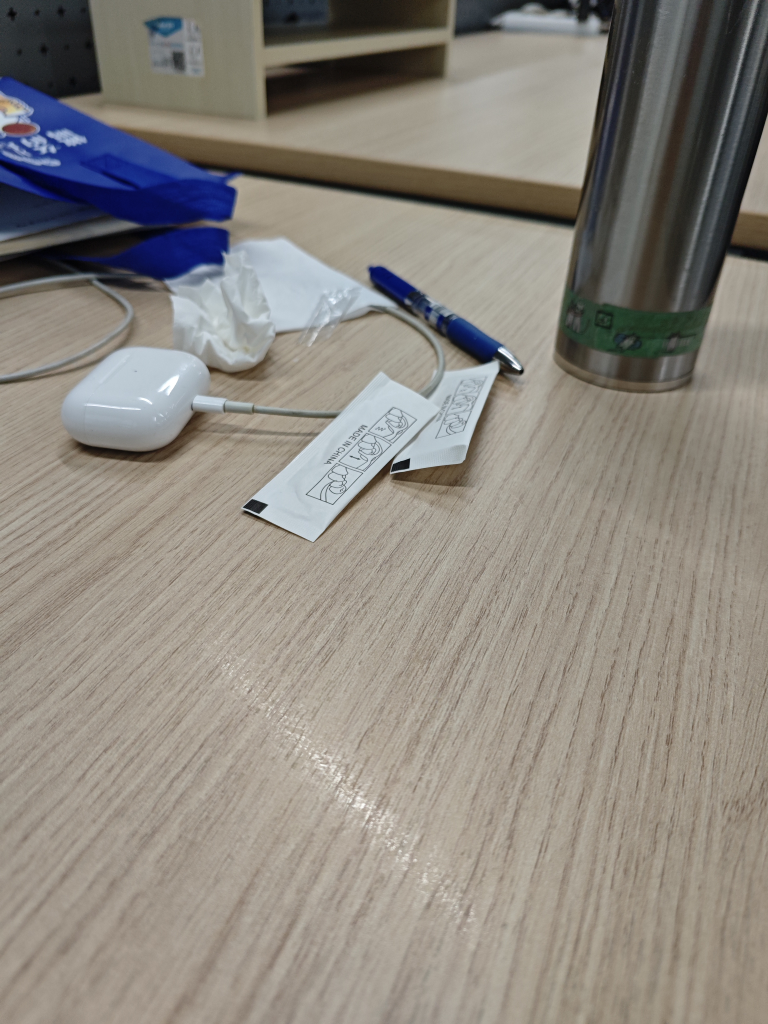
#> input picture image1.jpg, 3072 x 4096 px, found by its file name (shown at 1/4 size)
$ python pose_demo.py
#> lines starting #> are read from the running program, lines starting #| are printed output that depends on the picture; long printed decimals are rounded
### geometry/feature_matching.py
import cv2


class FeatureMatcher:

    def __init__(self):

        # ORB detector
        self.orb = cv2.ORB_create(2000)

        # matcher
        self.matcher = cv2.BFMatcher(cv2.NORM_HAMMING, crossCheck=True)

    def match(self, img1, img2):

        # detect features
        kp1, des1 = self.orb.detectAndCompute(img1, None)
        kp2, des2 = self.orb.detectAndCompute(img2, None)

        # match
        matches = self.matcher.match(des1, des2)

        # sort
        matches = sorted(matches, key=lambda x: x.distance)

        return kp1, kp2, matches

### geometry/pose_estimation.py
import cv2
import numpy as np


class PoseEstimator:

    def estimate_from_essential(self, pts1, pts2, K):

        E, mask = cv2.findEssentialMat(
            pts1,
            pts2,
            K,
            method=cv2.RANSAC,
            prob=0.999,
            threshold=1.0
        )

        _, R, t, mask = cv2.recoverPose(
            E,
            pts1,
            pts2,
            K
        )

        return R, t, mask


    def estimate_pnp(self, pts3d, pts2d, K):

        success, rvec, tvec = cv2.solvePnP(
            pts3d,
            pts2d,
            K,
            None
        )

        R, _ = cv2.Rodrigues(rvec)

        return R, tvec

### demos/pose_demo.py
import os
import cv2
import numpy as np

from geometry.feature_matching import FeatureMatcher
from geometry.epipolar import EpipolarGeometry
from geometry.triangulation import Triangulator
from geometry.pose_estimation import PoseEstimator

# 读取图像（可通过 opl demo pose --image1 a.jpg --image2 b.jpg 指定）
path1 = os.environ.get("OPL_DEMO_IMAGE1") or "image1.jpg"
path2 = os.environ.get("OPL_DEMO_IMAGE2") or "image2.jpg"
img1 = cv2.imread(path1, 0)
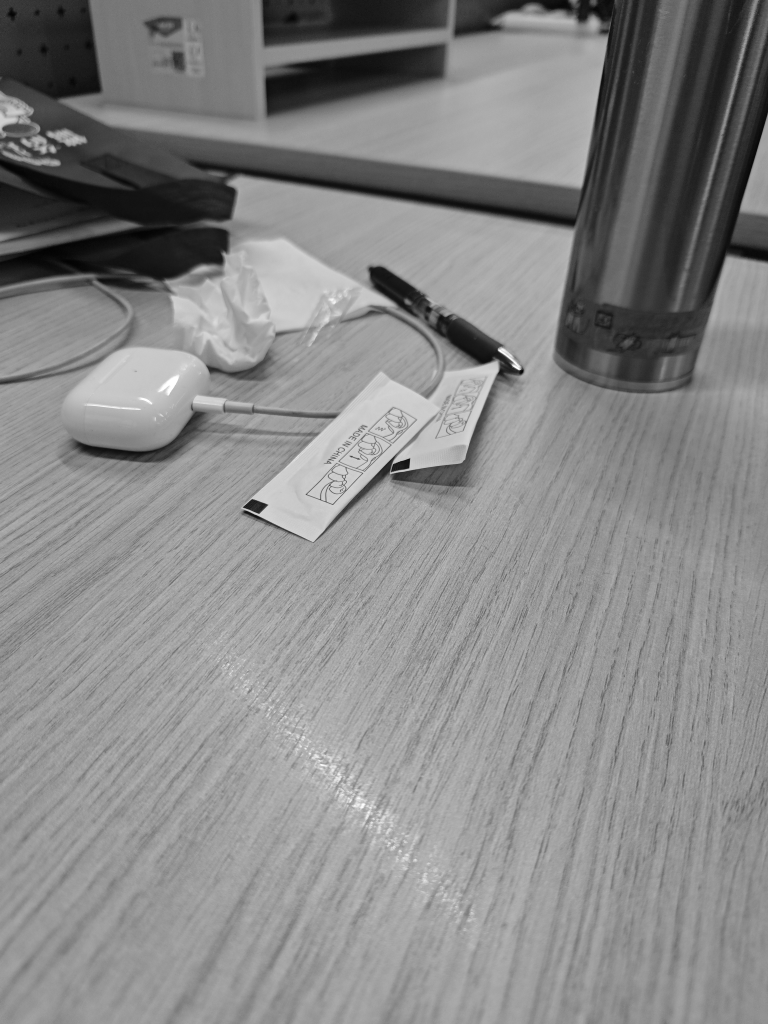
#> img1: shape (4096, 3072) (shown at 1/4 size); min 0, max 255, mean 135.8
img2 = cv2.imread(path2, 0)
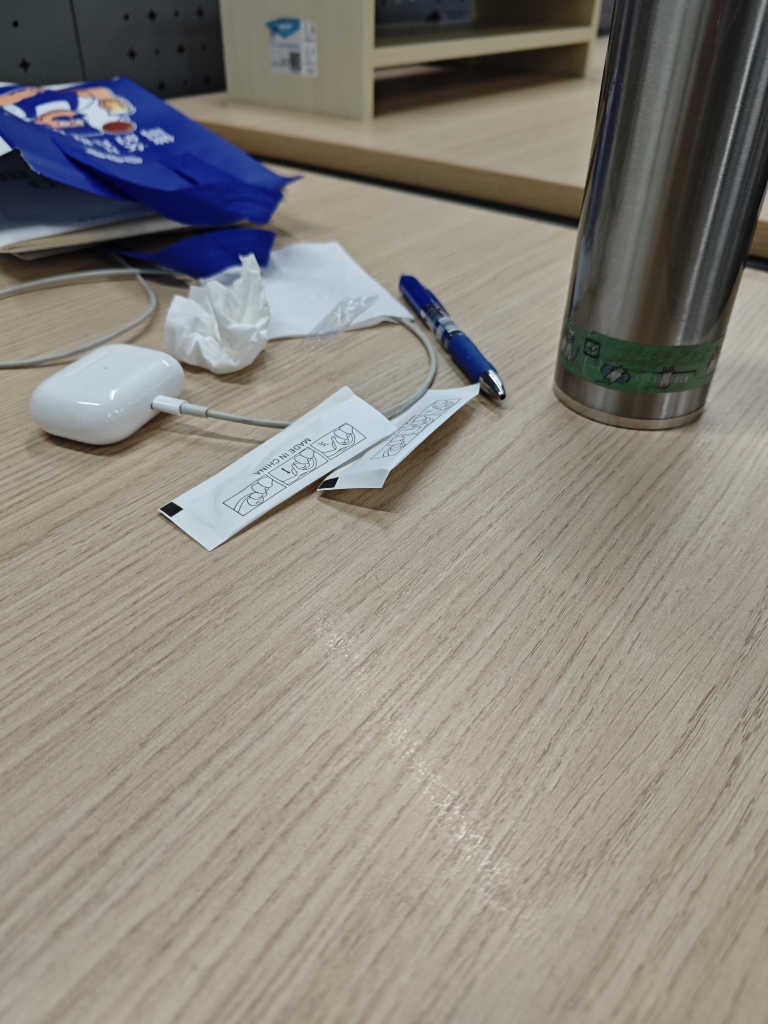
#> input picture image2.jpg, 3072 x 4096 px, found by its file name (shown at 1/4 size)
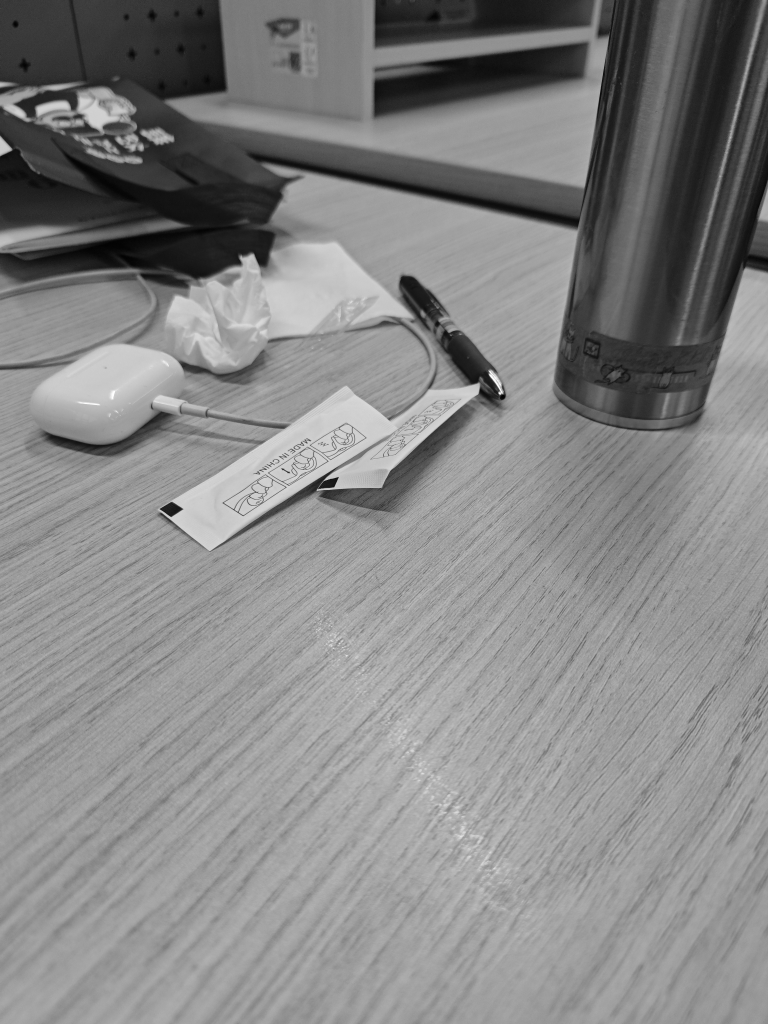
#> img2: shape (4096, 3072) (shown at 1/4 size); min 0, max 255, mean 133.9
if img1 is None or img2 is None:
    raise FileNotFoundError(f"Images not found: {path1!r}, {path2!r}")

# 相机内参（假设）
K = np.array([
    [800, 0, 320],
    [0, 800, 240],
    [0, 0, 1]
])

# 特征匹配
matcher = FeatureMatcher()
kp1, kp2, matches = matcher.match(img1, img2)
#> in match, `kp1, des1 = self.orb.detectAndCompute(img1, None)`: kp1 = 2000 keypoints; strongest (x, y, size): (973, 2028, 37.2), (1637, 1835, 44.6), (972, 2029, 31), (1634, 1838, 111.1)
#> in match, `kp2, des2 = self.orb.detectAndCompute(img2, None)`: kp2 = 2000 keypoints; strongest (x, y, size): (1995, 1572, 64.3), (1999, 1576, 64.3), (1998, 1575, 77.1), (1996, 1570, 77.1)
#> in match, `matches = self.matcher.match(des1, des2)`: matches = 763 matches
#> matches = 763 matches

# 转点
pts1 = np.float32([kp1[m.queryIdx].pt for m in matches])
#> pts1 = 763 pairs, first value 92.57 to 2091, second value 465.8 to 3039.6
pts2 = np.float32([kp2[m.trainIdx].pt for m in matches])
#> pts2 = 763 pairs, first value 107.5 to 2015, second value 430 to 2066.4

# ========== Step1：恢复位姿（2D-2D） ==========
pose = PoseEstimator()
R, t, mask = pose.estimate_from_essential(pts1, pts2, K)
#> in estimate_from_essential, `E, mask = cv2.findEssentialMat( pts1, pts2, K, method=cv2.RANSAC, prob..`: E = [[0.0388, 0.195, -0.673], [-0.219, 0.0209, -0.0961], [0.671, 0.0167, 0.0137]]; mask = 763 values, max 1 at index 6, min 0 at index 0, mean 0.412
#> in estimate_from_essential, `_, R, t, mask = cv2.recoverPose( E, pts1, pts2, K )`: R = [[0.994, -0.11, 0.0255], [0.111, 0.993, -0.0367], [-0.0213, 0.0393, 0.999]]; t = [-0.128, 0.941, 0.314]; mask = 763 values, max 255 at index 2, min 0 at index 0, mean 177.8
#> t = [-0.128, 0.941, 0.314]

print("R:\n", R)
#| R:
#|  [[ 0.9936 -0.1101  0.02554]
#|  [ 0.111  0.9931 -0.03668]
#|  [-0.02132  0.03927    0.999]]
print("t:\n", t)
#| t:
#|  [[-0.128 ]
#|  [ 0.9406]
#|  [ 0.3143]]

# 只保留内点
inlier_mask = mask.ravel() != 0
pts1 = pts1[inlier_mask]
#> pts1 = 532 pairs, first value 766.8 to 2091, second value 1193.2 to 2374
pts2 = pts2[inlier_mask]
#> pts2 = 532 pairs, first value 605.6 to 1702, second value 1616 to 2066.4

if pts1.shape[0] < 4:
    raise RuntimeError(f"Not enough inliers after recoverPose: {pts1.shape[0]}")

# ========== Step2：三角化 ==========
tri = Triangulator()

K32 = np.asarray(K, dtype=np.float32)
R32 = np.asarray(R, dtype=np.float32)
#> R32 has the same summary as R in estimate_from_essential
t32 = np.asarray(t, dtype=np.float32)
#> t32 = [-0.128, 0.941, 0.314]

P1 = K32 @ np.hstack((np.eye(3, dtype=np.float32), np.zeros((3, 1), dtype=np.float32)))
P2 = K32 @ np.hstack((R32, t32))
#> P2 = [[788.1, -75.49, 340.1, -1.83], [83.65, 803.9, 210.4, 828], [-0.0213, 0.0393, 0.999, 0.314]]
P1 = np.ascontiguousarray(P1, dtype=np.float32)
P2 = np.ascontiguousarray(P2, dtype=np.float32)

pts1_t = np.ascontiguousarray(pts1.T, dtype=np.float32)
pts2_t = np.ascontiguousarray(pts2.T, dtype=np.float32)

points_4d = cv2.triangulatePoints(P1, P2, pts1_t, pts2_t)
points_3d = (points_4d[:3] / points_4d[3]).T
#> points_3d = 532 rows, first 8: [1.73, 4.13, 1.86], [1.74, 4.13, 1.86], [0.552, 0.681, 0.365], [1.72, 4.1, 1.85], [11.57, 14.37, 7.47], [7.95, 9.88, 4.84], [8.82, 10.66, 5.35], [4.43, 7.23, 3.51]

# ========== Step3：PnP（验证） ==========
R_pnp, t_pnp = pose.estimate_pnp(points_3d, pts2, K)
#> in estimate_pnp, `success, rvec, tvec = cv2.solvePnP( pts3d, pts2d, K, None )`: success = True; rvec = [-0.463, -1.21, 2.91]; tvec = [-1.89, -6.5, -2.72]
#> in estimate_pnp, `R, _ = cv2.Rodrigues(rvec)`: R = [[-0.957, 0.149, -0.249], [0.0724, -0.709, -0.702], [-0.281, -0.689, 0.667]]
#> R_pnp has the same summary as R in estimate_pnp; t_pnp = [-1.89, -6.5, -2.72]

print("\nPnP R:\n", R_pnp)
#| PnP R:
#|  [[-0.9569  0.1491 -0.2494]
#|  [ 0.0724 -0.7088 -0.7016]
#|  [-0.2814 -0.6894  0.6675]]
print("PnP t:\n", t_pnp)
#| PnP t:
#|  [[-1.885]
#|  [-6.496]
#|  [-2.719]]
